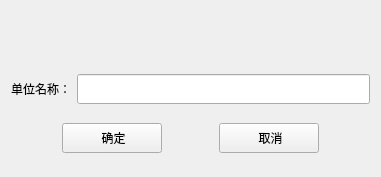
<?xml version="1.0" encoding="UTF-8"?>
<ui version="4.0">
 <class>AddUnit</class>
 <widget class="QWidget" name="AddUnit">
  <property name="geometry">
   <rect>
    <x>0</x>
    <y>0</y>
    <width>381</width>
    <height>177</height>
   </rect>
  </property>
  <property name="windowTitle">
   <string>Form</string>
  </property>
  <layout class="QVBoxLayout" name="verticalLayout">
   <item>
    <spacer name="horizontalSpacer">
     <property name="orientation">
      <enum>Qt::Horizontal</enum>
     </property>
     <property name="sizeHint" stdset="0">
      <size>
       <width>40</width>
       <height>25</height>
      </size>
     </property>
    </spacer>
   </item>
   <item>
    <spacer name="horizontalSpacer_2">
     <property name="orientation">
      <enum>Qt::Horizontal</enum>
     </property>
     <property name="sizeHint" stdset="0">
      <size>
       <width>40</width>
       <height>25</height>
      </size>
     </property>
    </spacer>
   </item>
   <item>
    <layout class="QHBoxLayout" name="horizontalLayout">
     <item>
      <widget class="QLabel" name="label">
       <property name="text">
        <string>单位名称：</string>
       </property>
      </widget>
     </item>
     <item>
      <widget class="QLineEdit" name="lineEdit">
       <property name="minimumSize">
        <size>
         <width>0</width>
         <height>30</height>
        </size>
       </property>
      </widget>
     </item>
    </layout>
   </item>
   <item>
    <layout class="QHBoxLayout" name="horizontalLayout_2">
     <item>
      <spacer name="horizontalSpacer_3">
       <property name="orientation">
        <enum>Qt::Horizontal</enum>
       </property>
       <property name="sizeHint" stdset="0">
        <size>
         <width>40</width>
         <height>20</height>
        </size>
       </property>
      </spacer>
     </item>
     <item>
      <widget class="QPushButton" name="pushButtonOk">
       <property name="minimumSize">
        <size>
         <width>100</width>
         <height>30</height>
        </size>
       </property>
       <property name="styleSheet">
        <string notr="true"/>
       </property>
       <property name="text">
        <string> 确定</string>
       </property>
       <property name="icon">
        <iconset resource="../../../res.qrc">
         <normaloff>:/image/image/确认.png</normaloff>:/image/image/确认.png</iconset>
       </property>
      </widget>
     </item>
     <item>
      <spacer name="horizontalSpacer_4">
       <property name="orientation">
        <enum>Qt::Horizontal</enum>
       </property>
       <property name="sizeHint" stdset="0">
        <size>
         <width>40</width>
         <height>20</height>
        </size>
       </property>
      </spacer>
     </item>
     <item>
      <widget class="QPushButton" name="pushButtonCancel">
       <property name="minimumSize">
        <size>
         <width>100</width>
         <height>30</height>
        </size>
       </property>
       <property name="styleSheet">
        <string notr="true"/>
       </property>
       <property name="text">
        <string> 取消</string>
       </property>
       <property name="icon">
        <iconset resource="../../../res.qrc">
         <normaloff>:/image/image/cancel.png</normaloff>:/image/image/cancel.png</iconset>
       </property>
      </widget>
     </item>
     <item>
      <spacer name="horizontalSpacer_5">
       <property name="orientation">
        <enum>Qt::Horizontal</enum>
       </property>
       <property name="sizeHint" stdset="0">
        <size>
         <width>40</width>
         <height>20</height>
        </size>
       </property>
      </spacer>
     </item>
    </layout>
   </item>
  </layout>
 </widget>
 <resources>
  <include location="../../../res.qrc"/>
 </resources>
 <connections/>
</ui>
